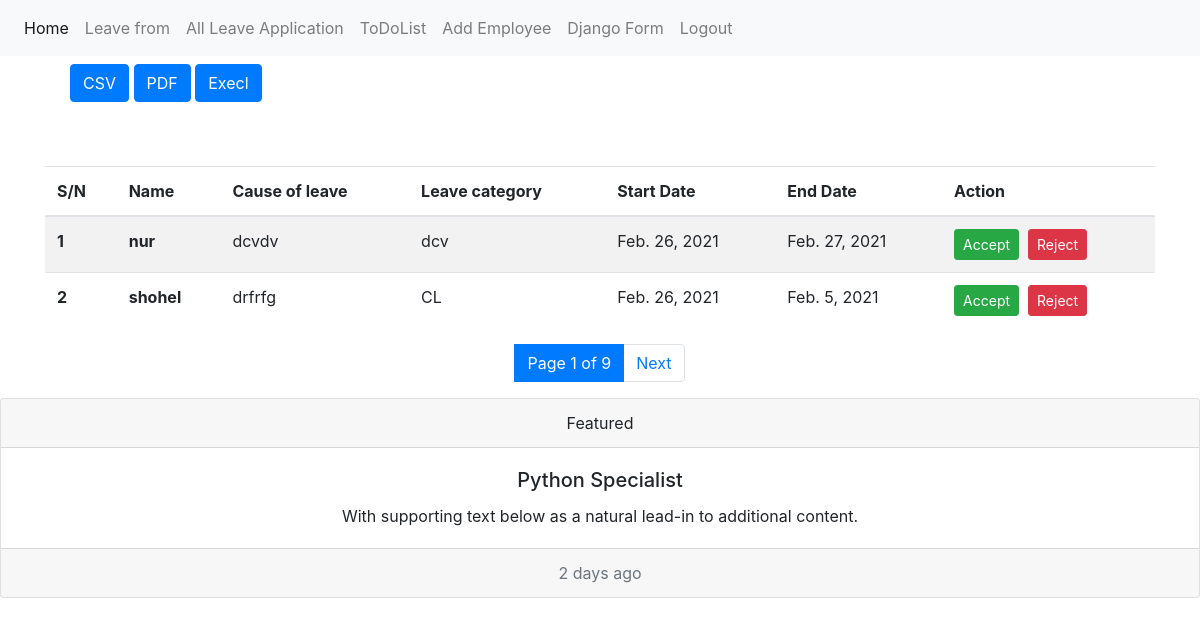
/all-application (signed in), run on an earlier commit of the app's database.
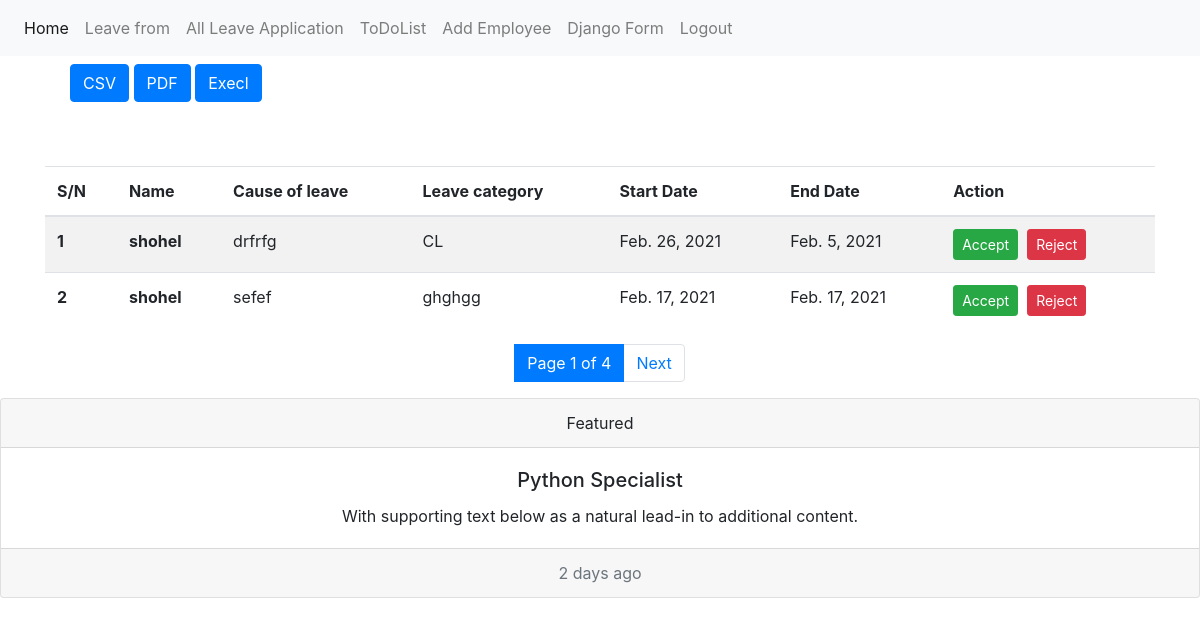
And on a later commit of the database.
### emsapp/models.py (models this page shows, shortened)
class LeaveApplication(models.Model):
    user=models.ForeignKey(User, on_delete=models.CASCADE)
    case_of_leave=models.TextField(blank=True, null=True)
    leave_category=models.CharField(max_length=250)
    star_date=models.DateField(blank=True, null=True)
    end_date=models.DateField(blank=True, null=True)
    date=models.DateField(auto_now_add=True)
    checked=models.BooleanField(default=False)
    approved=models.BooleanField(default=False)

### emsapp/views.py (the view)
# urls.py: path('all-application', all_application, name='all_application'),
@login_required(login_url='/')
def all_application(request):
    applications=LeaveApplication.objects.filter(checked=False)
    p= Paginator(applications, 2) #item per page
    total_page=p.num_pages
    page_number = request.GET.get('page',1)
    try:
        page=p.page(page_number)
    except EmptyPage:
        page=p.page(1)
    context={'applications':page,'total_page':total_page,'page_number':page_number}
    return render(request, 'all_application.html',context)

### templates/all_application.html (shortened to what this page needs)
{% extends 'base.html' %}
{% block content %}
    <div class="container" >
      <div class="row">
        <div class="coll-8 mt-2">
          <ul>
            <a href="{% url 'export_csv_all_application'%}"><button class="btn btn-primary">CSV</button> </a>
            <a href="{% url 'export_pdf_all_application' %}"><button class="btn btn-primary">PDF</button> </a>
            <a href="{% url 'export_xls_all_application' %}"><button class="btn btn-primary">Execl</button> </a>
          </ul>
        </div>
      </div>
        <div class="row">
            <div class="col-md-12 m-auto pt-5">
                {% if applications %}
                  <table class="table table-striped">
                      <thead>
                        <tr>
                          <th scope="col">S/N</th>
                          <th scope="col">Name</th>
                          <th scope="col">Cause of leave </th>
                          <th scope="col">Leave category </th>
                          <th scope="col">Start Date</th>
                          <th scope="col">End Date</th>
                          <th scope="col">Action</th>
                        </tr>
                      </thead>
                      <tbody>
                          {% for applications in applications%}
                        <tr>
                          <th>{{ forloop.counter }}</th>
                          <th scope="row">{{ applications.user.username }}</th>
                          <td>{{ applications.case_of_leave }}</td>
                          <td>{{ applications.leave_category }}</td>
                          <td>{{ applications.star_date }}</td>
                          <td>{{ applications.end_date }}</td>
                          <td><a href="{% url 'applicatin_approval' applications.id 1 %}"><button class="btn btn-success btn-sm">Accept</button></a>&nbsp; <a href="{% url 'applicatin_approval' applications.id 0 %}"><button class="btn btn-danger btn-sm"> Reject</button></a></td>
                        </tr>
                        {% endfor %}
                      </tbody>
                  </table>
                  {% else %}
                  <div class="alert alert-primary" role="alert">
                    No Data Avaivale to Show
                  </div>
                  {%endif%}
            </div>
        </div>
        <div class="row">
       <div class="col-md-12 d-flex justify-content-center">
          <ul class="pagination">
            <li class="page-item active">
              <a class="page-link" >Page {{ page_number }} of {{ total_page }}</a>
            </li>
            <li class="page-item">
              {% if applications.has_next %}
              <a class="page-link" href="{% url 'all_application' %}?page={{applications.next_page_number}}">Next</a>
              {% endif %}
            </li>
          </ul>
         </div>
        </div>
    </div>
{% endblock content %}

### templates/base.html (shortened to what this page needs)
<!DOCTYPE html>
<html>
<head>
    <link rel="stylesheet" href="/static/style.css">
    <link rel="stylesheet" href="https://cdn.jsdelivr.net/npm/bootstrap@4.5.3/dist/css/bootstrap.min.css">
</head>
<body>
    <nav class="navbar navbar-expand-lg navbar-light bg-light">
        <div class="collapse navbar-collapse" id="navbarNav">
          <ul class="navbar-nav">
            <li class="nav-item active">
              <a class="nav-link" href="{% url 'user_profile' %}">Home <span class="sr-only">(current)</span></a>
            </li>
            <li class="nav-item">
              <a class="nav-link" href="{% url 'add_leave_from' %}">Leave from</a>
            </li>
            <li class="nav-item">
              <a class="nav-link" href="{% url 'all_application' %}">All Leave Application</a>
            </li>
            <li class="nav-item">
              <a class="nav-link" href="{% url 'todolist' %}" >ToDoList</a>
            </li>
            <li class="nav-item">
              <a class="nav-link" href="{% url 'add_employee' %}" >Add Employee</a>
            </li>
            <li class="nav-item">
              <a class="nav-link" href="{% url 'add_employee' %}" >Django Form</a>
            </li>
            <li class="nav-item">
              <a class="nav-link" href="{% url 'user_logout' %}" >Logout</a>
            </li>
          </ul>
        </div>
      </nav>
{% block content %}
{% endblock %}
<div class="card text-center">
  <div class="card-header">
    Featured
  </div>
  <div class="card-body">
    <h5 class="card-title">Python Specialist</h5>
    <p class="card-text">With supporting text below as a natural lead-in to additional content.</p>
  </div>
  <div class="card-footer text-muted">
    2 days ago
  </div>
</div>
</body>
</html>

What changed in the data, as far as the page shows it:
removed LeaveApplication: user.username "nur", case_of_leave "dcvdv", leave_category "dcv", star_date "Feb. 26, 2021", end_date "Feb. 27, 2021"
now on this page (row unchanged): LeaveApplication: user.username "shohel", case_of_leave "sefef", leave_category "ghghgg", star_date "Feb. 17, 2021", end_date "Feb. 17, 2021"
Also different on the page:
{{ total_page }}: "9" → "4"
